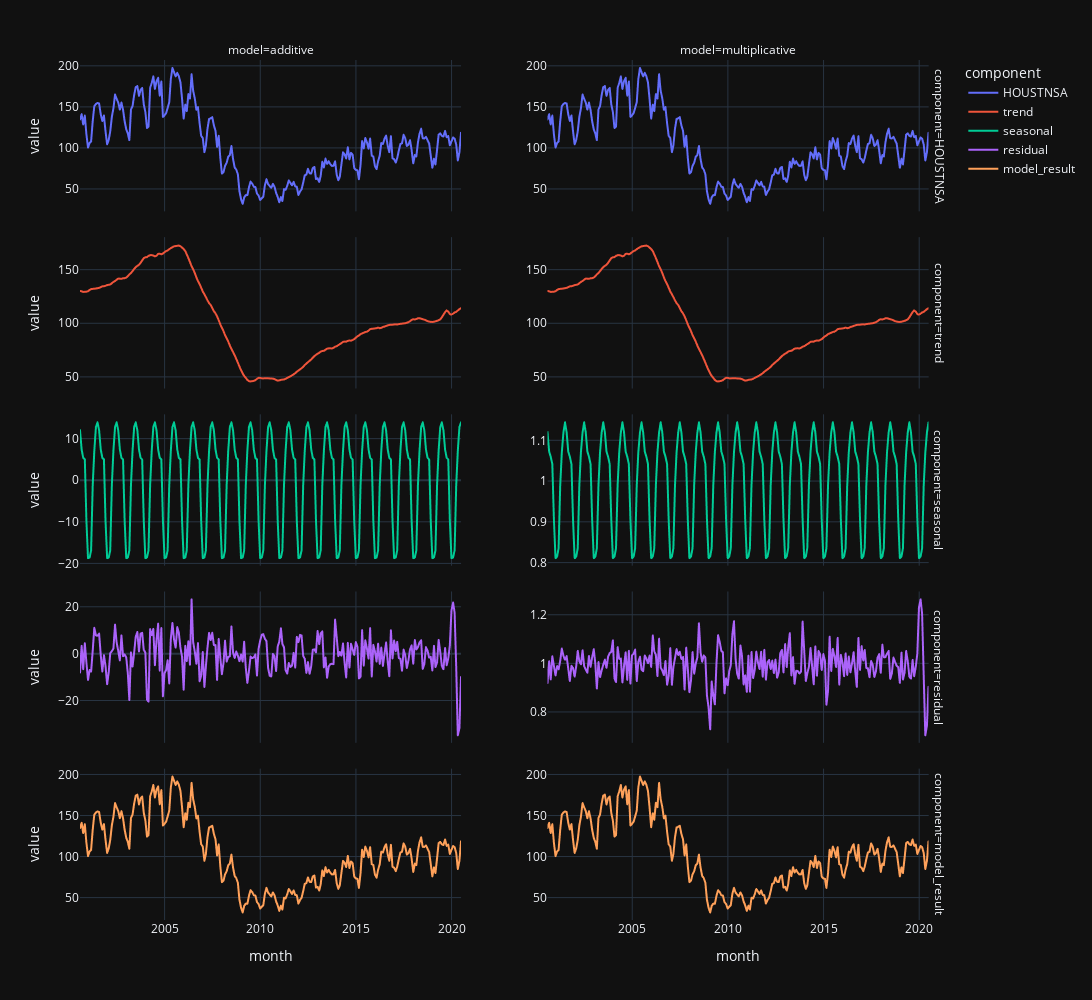

Write notebook code for a chart like this one.
### Markdown cell above
## Visual comparison

### Code cell
import plotly.express as px

fig = px.line(
    data_frame=df,
    x='month',
    y='value',
    color='component',
    facet_col='model',
    facet_row='component',
    width=1500,
    height=1000,
    facet_col_spacing=0.1,
)

fig.update_yaxes(matches=None)

for attr in dir(fig.layout):
    if attr.startswith("yaxis"):
        axis = getattr(fig.layout, attr)
        if axis:
            axis.showticklabels = True
        
fig

### Figure 1 — Plotly figure (JSON) as saved in the notebook; plotly's stock layout.template omitted (floating-point values rounded to 4 significant figures; data arrays with more than 128 entries replaced by an {"elided": "..."} marker saying what was removed)
{"data": [{"hovertemplate": "component=HOUSTNSA<br>model=additive<br>month=%{x}<br>value=%{y}<extra></extra>", "legendgroup": "HOUSTNSA", "line": {"color": "#636efa", "dash": "solid"}, "marker": {"symbol": "circle"}, "mode": "lines", "name": "HOUSTNSA", "showlegend": true, "type": "scattergl", "x": {"elided": "240 str values"}, "xaxis": "x9", "y": {"elided": "240 float values"}, "yaxis": "y9"}, {"hovertemplate": "component=HOUSTNSA<br>model=multiplicative<br>month=%{x}<br>value=%{y}<extra></extra>", "legendgroup": "HOUSTNSA", "line": {"color": "#636efa", "dash": "solid"}, "marker": {"symbol": "circle"}, "mode": "lines", "name": "HOUSTNSA", "showlegend": false, "type": "scattergl", "x": {"elided": "240 str values"}, "xaxis": "x10", "y": {"elided": "240 float values"}, "yaxis": "y10"}, {"hovertemplate": "component=trend<br>model=additive<br>month=%{x}<br>value=%{y}<extra></extra>", "legendgroup": "trend", "line": {"color": "#EF553B", "dash": "solid"}, "marker": {"symbol": "circle"}, "mode": "lines", "name": "trend", "showlegend": true, "type": "scattergl", "x": {"elided": "240 str values"}, "xaxis": "x7", "y": {"elided": "240 float values"}, "yaxis": "y7"}, {"hovertemplate": "component=trend<br>model=multiplicative<br>month=%{x}<br>value=%{y}<extra></extra>", "legendgroup": "trend", "line": {"color": "#EF553B", "dash": "solid"}, "marker": {"symbol": "circle"}, "mode": "lines", "name": "trend", "showlegend": false, "type": "scattergl", "x": {"elided": "240 str values"}, "xaxis": "x8", "y": {"elided": "240 float values"}, "yaxis": "y8"}, {"hovertemplate": "component=seasonal<br>model=additive<br>month=%{x}<br>value=%{y}<extra></extra>", "legendgroup": "seasonal", "line": {"color": "#00cc96", "dash": "solid"}, "marker": {"symbol": "circle"}, "mode": "lines", "name": "seasonal", "showlegend": true, "type": "scattergl", "x": {"elided": "240 str values"}, "xaxis": "x5", "y": {"elided": "240 float values"}, "yaxis": "y5"}, {"hovertemplate": "component=seasonal<br>model=multiplicative<br>month=%{x}<br>value=%{y}<extra></extra>", "legendgroup": "seasonal", "line": {"color": "#00cc96", "dash": "solid"}, "marker": {"symbol": "circle"}, "mode": "lines", "name": "seasonal", "showlegend": false, "type": "scattergl", "x": {"elided": "240 str values"}, "xaxis": "x6", "y": {"elided": "240 float values"}, "yaxis": "y6"}, {"hovertemplate": "component=residual<br>model=additive<br>month=%{x}<br>value=%{y}<extra></extra>", "legendgroup": "residual", "line": {"color": "#ab63fa", "dash": "solid"}, "marker": {"symbol": "circle"}, "mode": "lines", "name": "residual", "showlegend": true, "type": "scattergl", "x": {"elided": "240 str values"}, "xaxis": "x3", "y": {"elided": "240 float values"}, "yaxis": "y3"}, {"hovertemplate": "component=residual<br>model=multiplicative<br>month=%{x}<br>value=%{y}<extra></extra>", "legendgroup": "residual", "line": {"color": "#ab63fa", "dash": "solid"}, "marker": {"symbol": "circle"}, "mode": "lines", "name": "residual", "showlegend": false, "type": "scattergl", "x": {"elided": "240 str values"}, "xaxis": "x4", "y": {"elided": "240 float values"}, "yaxis": "y4"}, {"hovertemplate": "component=model_result<br>model=additive<br>month=%{x}<br>value=%{y}<extra></extra>", "legendgroup": "model_result", "line": {"color": "#FFA15A", "dash": "solid"}, "marker": {"symbol": "circle"}, "mode": "lines", "name": "model_result", "showlegend": true, "type": "scattergl", "x": {"elided": "240 str values"}, "xaxis": "x", "y": {"elided": "240 float values"}, "yaxis": "y"}, {"hovertemplate": "component=model_result<br>model=multiplicative<br>month=%{x}<br>value=%{y}<extra></extra>", "legendgroup": "model_result", "line": {"color": "#FFA15A", "dash": "solid"}, "marker": {"symbol": "circle"}, "mode": "lines", "name": "model_result", "showlegend": false, "type": "scattergl", "x": {"elided": "240 str values"}, "xaxis": "x2", "y": {"elided": "240 float values"}, "yaxis": "y2"}], "layout": {"annotations": [{"font": {}, "showarrow": false, "text": "model=additive", "x": 0.22, "xanchor": "center", "xref": "paper", "y": 1, "yanchor": "bottom", "yref": "paper"}, {"font": {}, "showarrow": false, "text": "model=multiplicative", "x": 0.76, "xanchor": "center", "xref": "paper", "y": 1, "yanchor": "bottom", "yref": "paper"}, {"font": {}, "showarrow": false, "text": "component=model_result", "textangle": 90, "x": 0.98, "xanchor": "left", "xref": "paper", "y": 0.088, "yanchor": "middle", "yref": "paper"}, {"font": {}, "showarrow": false, "text": "component=residual", "textangle": 90, "x": 0.98, "xanchor": "left", "xref": "paper", "y": 0.294, "yanchor": "middle", "yref": "paper"}, {"font": {}, "showarrow": false, "text": "component=seasonal", "textangle": 90, "x": 0.98, "xanchor": "left", "xref": "paper", "y": 0.5, "yanchor": "middle", "yref": "paper"}, {"font": {}, "showarrow": false, "text": "component=trend", "textangle": 90, "x": 0.98, "xanchor": "left", "xref": "paper", "y": 0.706, "yanchor": "middle", "yref": "paper"}, {"font": {}, "showarrow": false, "text": "component=HOUSTNSA", "textangle": 90, "x": 0.98, "xanchor": "left", "xref": "paper", "y": 0.912, "yanchor": "middle", "yref": "paper"}], "height": 1000, "legend": {"title": {"text": "component"}, "tracegroupgap": 0}, "margin": {"t": 60}, "width": 1500, "xaxis": {"anchor": "y", "domain": [0, 0.44], "title": {"text": "month"}}, "xaxis10": {"anchor": "y10", "domain": [0.54, 0.98], "matches": "x", "showticklabels": false}, "xaxis2": {"anchor": "y2", "domain": [0.54, 0.98], "matches": "x", "title": {"text": "month"}}, "xaxis3": {"anchor": "y3", "domain": [0, 0.44], "matches": "x", "showticklabels": false}, "xaxis4": {"anchor": "y4", "domain": [0.54, 0.98], "matches": "x", "showticklabels": false}, "xaxis5": {"anchor": "y5", "domain": [0, 0.44], "matches": "x", "showticklabels": false}, "xaxis6": {"anchor": "y6", "domain": [0.54, 0.98], "matches": "x", "showticklabels": false}, "xaxis7": {"anchor": "y7", "domain": [0, 0.44], "matches": "x", "showticklabels": false}, "xaxis8": {"anchor": "y8", "domain": [0.54, 0.98], "matches": "x", "showticklabels": false}, "xaxis9": {"anchor": "y9", "domain": [0, 0.44], "matches": "x", "showticklabels": false}, "yaxis": {"anchor": "x", "domain": [0, 0.176], "showticklabels": true, "title": {"text": "value"}}, "yaxis10": {"anchor": "x10", "domain": [0.824, 1], "showticklabels": true}, "yaxis2": {"anchor": "x2", "domain": [0, 0.176], "showticklabels": true}, "yaxis3": {"anchor": "x3", "domain": [0.206, 0.382], "showticklabels": true, "title": {"text": "value"}}, "yaxis4": {"anchor": "x4", "domain": [0.206, 0.382], "showticklabels": true}, "yaxis5": {"anchor": "x5", "domain": [0.412, 0.588], "showticklabels": true, "title": {"text": "value"}}, "yaxis6": {"anchor": "x6", "domain": [0.412, 0.588], "showticklabels": true}, "yaxis7": {"anchor": "x7", "domain": [0.618, 0.794], "showticklabels": true, "title": {"text": "value"}}, "yaxis8": {"anchor": "x8", "domain": [0.618, 0.794], "showticklabels": true}, "yaxis9": {"anchor": "x9", "domain": [0.824, 1], "showticklabels": true, "title": {"text": "value"}}}}
